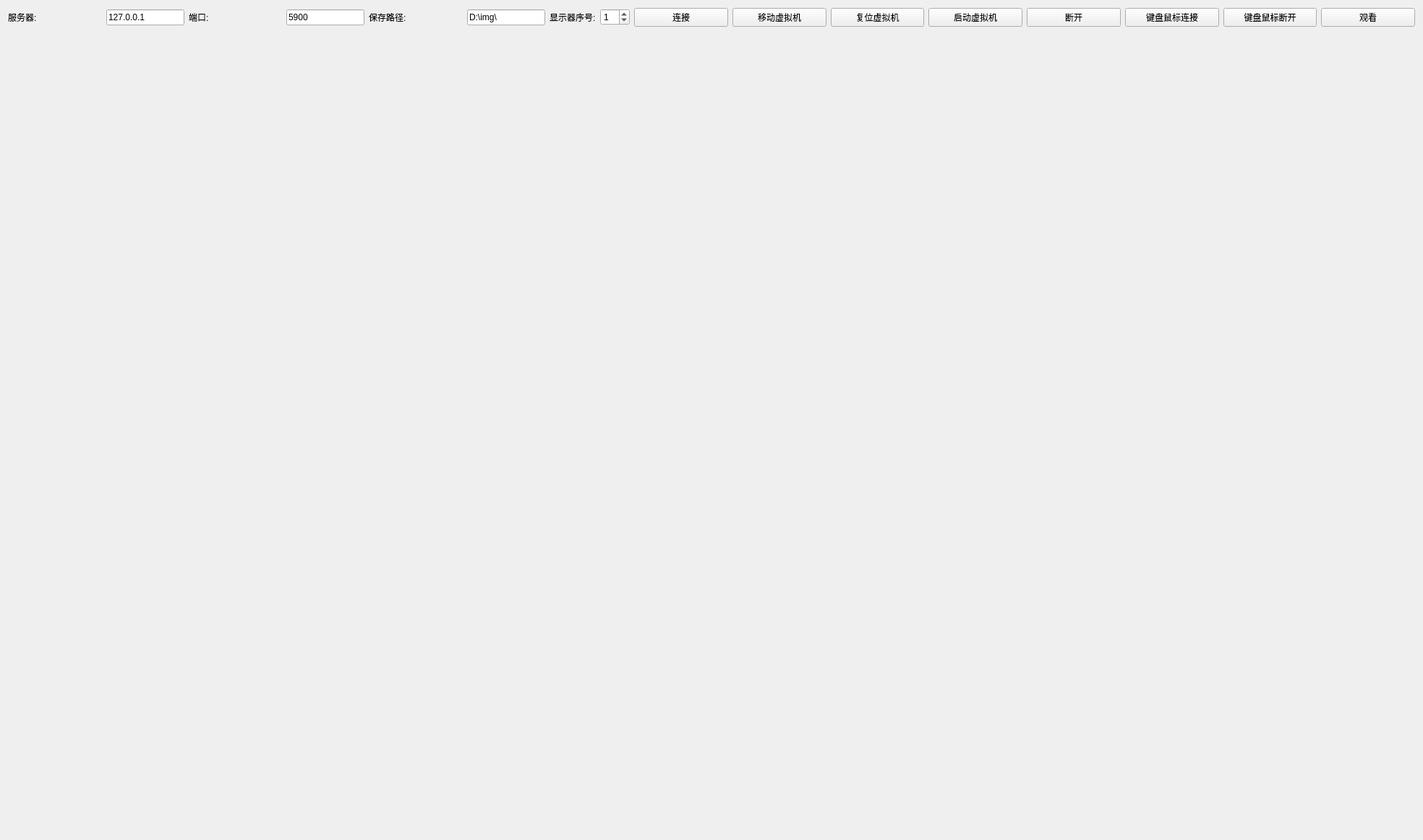
<?xml version="1.0" encoding="UTF-8"?>
<ui version="4.0">
 <class>vncTabWidgetClass</class>
 <widget class="QWidget" name="vncTabWidgetClass">
  <property name="geometry">
   <rect>
    <x>0</x>
    <y>0</y>
    <width>1968</width>
    <height>1162</height>
   </rect>
  </property>
  <property name="windowTitle">
   <string>vncTabWidget</string>
  </property>
  <layout class="QGridLayout" name="gridLayout">
   <item row="0" column="0">
    <layout class="QHBoxLayout" name="horizontalLayout_2">
     <item>
      <widget class="QLabel" name="label">
       <property name="text">
        <string>服务器:</string>
       </property>
      </widget>
     </item>
     <item>
      <widget class="QLineEdit" name="vncIP_Edit">
       <property name="sizePolicy">
        <sizepolicy hsizetype="Fixed" vsizetype="Fixed">
         <horstretch>0</horstretch>
         <verstretch>0</verstretch>
        </sizepolicy>
       </property>
       <property name="text">
        <string>127.0.0.1</string>
       </property>
      </widget>
     </item>
     <item>
      <widget class="QLabel" name="label_2">
       <property name="text">
        <string>端口:</string>
       </property>
      </widget>
     </item>
     <item>
      <widget class="QLineEdit" name="vncPort_Edit">
       <property name="sizePolicy">
        <sizepolicy hsizetype="Fixed" vsizetype="Fixed">
         <horstretch>0</horstretch>
         <verstretch>0</verstretch>
        </sizepolicy>
       </property>
       <property name="text">
        <string>5900</string>
       </property>
      </widget>
     </item>
     <item>
      <widget class="QLabel" name="label_4">
       <property name="text">
        <string>保存路径:</string>
       </property>
      </widget>
     </item>
     <item>
      <widget class="QLineEdit" name="SaveImg_lineEdit">
       <property name="sizePolicy">
        <sizepolicy hsizetype="Fixed" vsizetype="Fixed">
         <horstretch>0</horstretch>
         <verstretch>0</verstretch>
        </sizepolicy>
       </property>
       <property name="text">
        <string>D:\img\</string>
       </property>
      </widget>
     </item>
     <item>
      <widget class="QLabel" name="label_3">
       <property name="sizePolicy">
        <sizepolicy hsizetype="Fixed" vsizetype="Fixed">
         <horstretch>0</horstretch>
         <verstretch>0</verstretch>
        </sizepolicy>
       </property>
       <property name="text">
        <string>显示器序号:</string>
       </property>
      </widget>
     </item>
     <item>
      <widget class="QSpinBox" name="spinBox_outputIndex">
       <property name="sizePolicy">
        <sizepolicy hsizetype="Fixed" vsizetype="Fixed">
         <horstretch>0</horstretch>
         <verstretch>0</verstretch>
        </sizepolicy>
       </property>
       <property name="value">
        <number>1</number>
       </property>
      </widget>
     </item>
     <item>
      <widget class="QPushButton" name="vncConnectbtn">
       <property name="text">
        <string>连接</string>
       </property>
      </widget>
     </item>
     <item>
      <widget class="QPushButton" name="moveVMBtn">
       <property name="text">
        <string>移动虚拟机</string>
       </property>
      </widget>
     </item>
     <item>
      <widget class="QPushButton" name="moveVMBtn2">
       <property name="text">
        <string>复位虚拟机</string>
       </property>
      </widget>
     </item>
     <item>
      <widget class="QPushButton" name="startVMBtn">
       <property name="text">
        <string>启动虚拟机</string>
       </property>
      </widget>
     </item>
     <item>
      <widget class="QPushButton" name="vncDisConnectbtn">
       <property name="text">
        <string>断开</string>
       </property>
      </widget>
     </item>
     <item>
      <widget class="QPushButton" name="keyMouseBtnOpen">
       <property name="text">
        <string>键盘鼠标连接</string>
       </property>
      </widget>
     </item>
     <item>
      <widget class="QPushButton" name="keyMouseBtnClose">
       <property name="text">
        <string>键盘鼠标断开</string>
       </property>
      </widget>
     </item>
     <item>
      <widget class="QPushButton" name="vncViewbtn">
       <property name="text">
        <string>观看</string>
       </property>
      </widget>
     </item>
    </layout>
   </item>
   <item row="1" column="0">
    <layout class="QVBoxLayout" name="verticalLayout">
     <item>
      <layout class="QHBoxLayout" name="horizontalLayout_3">
       <item>
        <widget class="vncWidget" name="vnc_widget" native="true">
         <property name="sizePolicy">
          <sizepolicy hsizetype="Expanding" vsizetype="Expanding">
           <horstretch>0</horstretch>
           <verstretch>0</verstretch>
          </sizepolicy>
         </property>
         <property name="minimumSize">
          <size>
           <width>1920</width>
           <height>1080</height>
          </size>
         </property>
         <property name="maximumSize">
          <size>
           <width>1920</width>
           <height>1080</height>
          </size>
         </property>
        </widget>
       </item>
       <item>
        <spacer name="verticalSpacer">
         <property name="sizeHint" stdset="0">
          <size>
           <width>20</width>
           <height>40</height>
          </size>
         </property>
        </spacer>
       </item>
      </layout>
     </item>
     <item>
      <spacer name="horizontalSpacer">
       <property name="sizeHint" stdset="0">
        <size>
         <width>40</width>
         <height>20</height>
        </size>
       </property>
      </spacer>
     </item>
    </layout>
   </item>
  </layout>
 </widget>
 <layoutdefault spacing="6" margin="11"/>
 <customwidgets>
  <customwidget>
   <class>vncWidget</class>
   <extends>QWidget</extends>
   <header>vncwidget.h</header>
   <container>1</container>
  </customwidget>
 </customwidgets>
 <resources/>
 <connections/>
</ui>
